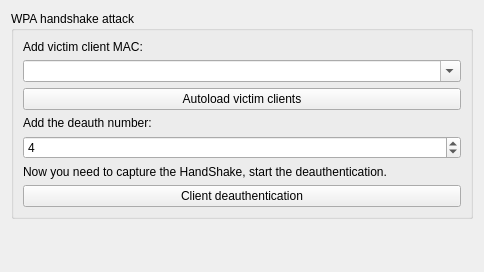
          <widget class="QWidget" name="page">
           <property name="geometry">
            <rect>
             <x>0</x>
             <y>0</y>
             <width>484</width>
             <height>272</height>
            </rect>
           </property>
           <attribute name="label">
            <string>WPA attacks</string>
           </attribute>
           <layout class="QVBoxLayout">
            <item>
             <widget class="QGroupBox" name="groupBox4_2">
              <property name="title">
               <string>WPA handshake attack</string>
              </property>
              <layout class="QVBoxLayout">
               <item>
                <widget class="QLabel" name="textLabel8_2">
                 <property name="text">
                  <string>Add victim client MAC:</string>
                 </property>
                 <property name="wordWrap">
                  <bool>false</bool>
                 </property>
                </widget>
               </item>
               <item>
                <widget class="QComboBox" name="combo_wpa_mac_hand">
                 <property name="editable">
                  <bool>true</bool>
                 </property>
                </widget>
               </item>
               <item>
                <widget class="QPushButton" name="button_wpa_autoload_clients">
                 <property name="text">
                  <string>Autoload victim clients</string>
                 </property>
                </widget>
               </item>
               <item>
                <widget class="QLabel" name="textLabel8_2_2">
                 <property name="text">
                  <string>Add the deauth number:</string>
                 </property>
                 <property name="wordWrap">
                  <bool>false</bool>
                 </property>
                </widget>
               </item>
               <item>
                <widget class="QSpinBox" name="spin_wpa_deauth_hand">
                 <property name="value">
                  <number>4</number>
                 </property>
                </widget>
               </item>
               <item>
                <widget class="QLabel" name="textLabel9_2">
                 <property name="text">
                  <string>Now you need to capture the HandShake, start the deauthentication.</string>
                 </property>
                 <property name="wordWrap">
                  <bool>false</bool>
                 </property>
                </widget>
               </item>
               <item>
                <widget class="QPushButton" name="button_wpa_deauth_hand">
                 <property name="text">
                  <string>Client deauthentication</string>
                 </property>
                </widget>
               </item>
              </layout>
             </widget>
            </item>
            <item>
             <spacer name="spacer32_2">
              <property name="orientation">
               <enum>Qt::Vertical</enum>
              </property>
              <property name="sizeType">
               <enum>QSizePolicy::Expanding</enum>
              </property>
              <property name="sizeHint" stdset="0">
               <size>
                <width>20</width>
                <height>80</height>
               </size>
              </property>
             </spacer>
            </item>
           </layout>
          </widget>
